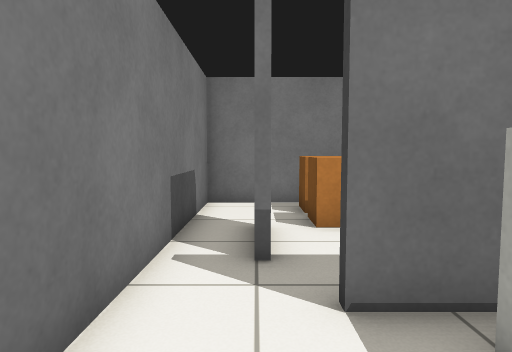
view 1 (above)

12 first-person views from a walk through a Gazebo world. The camera is 0.81 m above the floor, tilts 4° down and sees 75° across. The floor is counted in squares, 0.5 m on a side. Each view is taken from the middle of a square. On the plan, view 1 faces up. The plan holds only what a view shows up to about 16 squares ahead; the rest is blank.

view 2
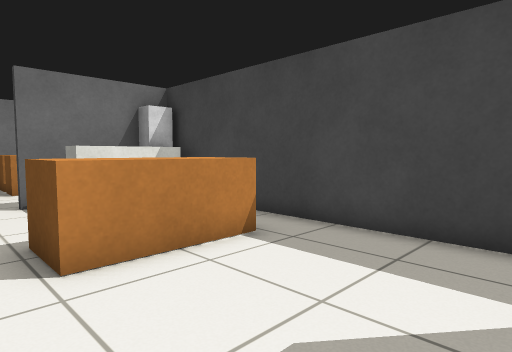

view 3
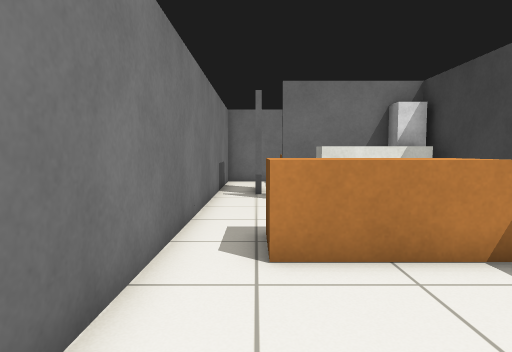

view 4
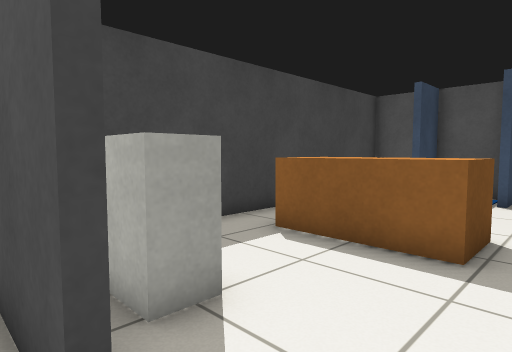

view 5
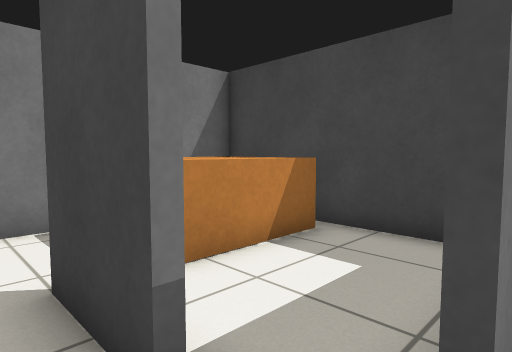

view 6
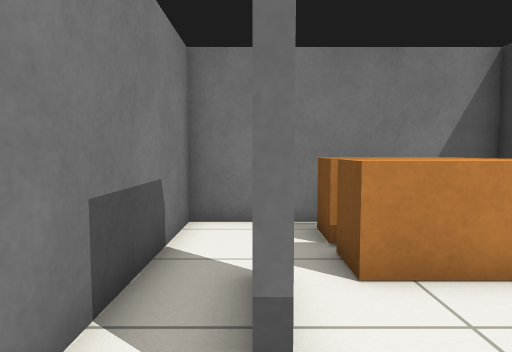

view 7
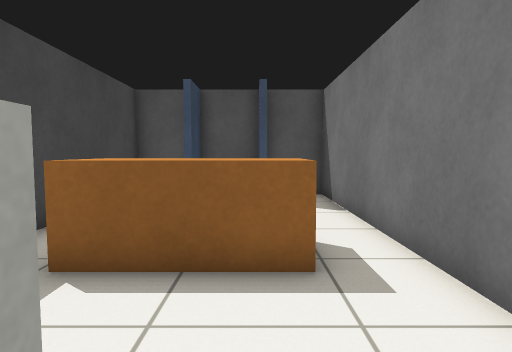

view 8
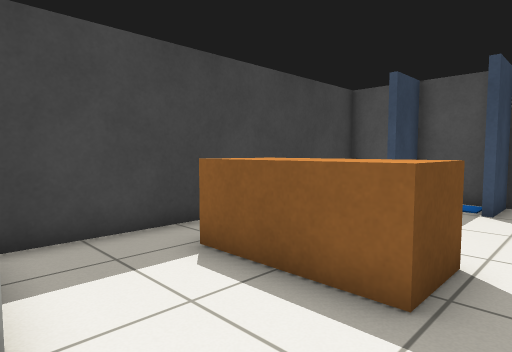

view 9
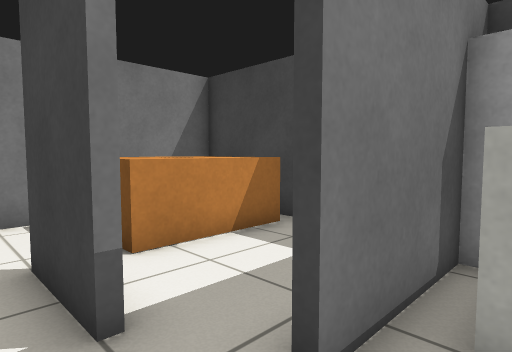

view 10
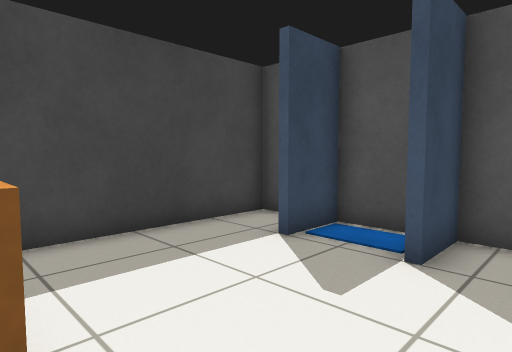

view 11
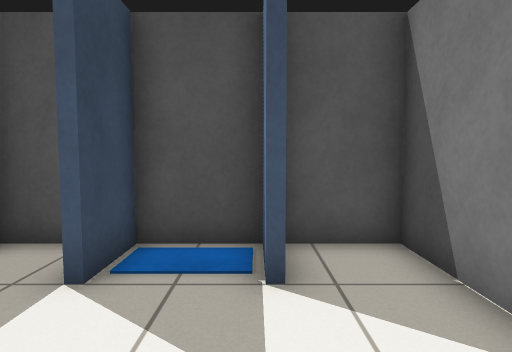

view 12
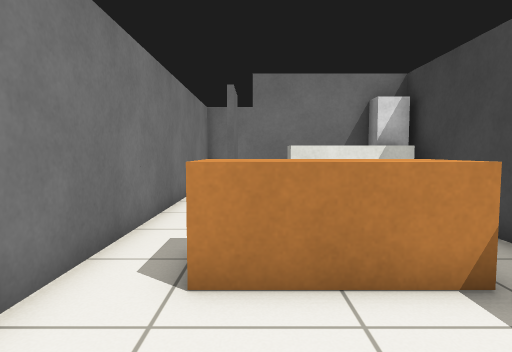

### Floor plan
Ten units are one square. View 1 is at (0, 0); x grows to the right and y downward. Boxes are objects, and circles mark ways between rooms. Rooms are numbered by the first view taken in them; rooms with no view inside come last. Other rooms are left out.
<svg viewBox="-21 -112 82 216">
<path fill="none" stroke="#000" d="M42 -33 9 -33M9 80 9 99 31 99 31 80M0 -49 0 -74M36 99 56 99 56 -31M-6 -107 -16 -107 -16 99 6 99 6 80M2 -70 2 -49M56 -48 56 -107 -6 -107M9 -35 31 -35"/>
<rect x="-5" y="15" width="50" height="20" fill="#bbb"><title>brown box</title></rect>
<rect x="15" y="-25" width="40" height="10" fill="#bbb"><title>counter</title></rect>
<rect x="45" y="-45" width="10" height="20" fill="#bbb"><title>fridge</title></rect>
<rect x="15" y="-85" width="40" height="20" fill="#bbb"><title>brown box</title></rect>
<rect x="15" y="-105" width="40" height="20" fill="#bbb"><title>brown box</title></rect>
<circle cx="0" cy="-90" r="3" fill="#2a7"/>
<text x="20" y="20">1</text>
<text x="30" y="-80">2</text>
</svg>
Room 1 opens to room 2.

Where each view was taken, in squares from view 1:
view 1: 0 up, 0 right, facing up
view 2: 8 down, 1 left, facing up-right
view 3: 8 down, 0 right, facing up
view 4: 4 up, 1 left, facing down-right
view 5: 3 up, 1 left, facing up-right
view 6: 3 up, 0 right, facing up
view 7: 3 up, 1 right, facing down
view 8: 2 up, 1 left, facing down-right
view 9: 2 up, 1 left, facing up-right
view 10: 3 down, 1 left, facing down-right
view 11: 4 down, 1 right, facing down
view 12: 7 down, 1 right, facing up
